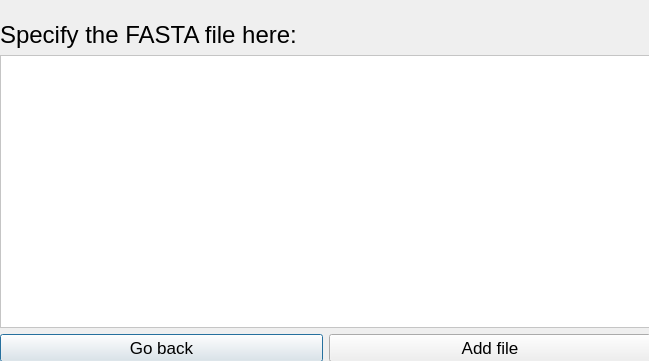
<?xml version="1.0" encoding="UTF-8"?>
<ui version="4.0">
 <class>secDialog</class>
 <widget class="QDialog" name="secDialog">
  <property name="geometry">
   <rect>
    <x>0</x>
    <y>0</y>
    <width>649</width>
    <height>361</height>
   </rect>
  </property>
  <property name="windowTitle">
   <string>Dialog</string>
  </property>
  <property name="styleSheet">
   <string notr="true"/>
  </property>
  <widget class="QLabel" name="label">
   <property name="geometry">
    <rect>
     <x>550</x>
     <y>0</y>
     <width>91</width>
     <height>41</height>
    </rect>
   </property>
   <property name="text">
    <string/>
   </property>
   <property name="pixmap">
    <pixmap resource="logo.qrc">:/:/logos/HELIX2_negatief.png</pixmap>
   </property>
   <property name="scaledContents">
    <bool>true</bool>
   </property>
  </widget>
  <widget class="QWidget" name="">
   <property name="geometry">
    <rect>
     <x>0</x>
     <y>21</y>
     <width>651</width>
     <height>341</height>
    </rect>
   </property>
   <layout class="QGridLayout" name="gridLayout">
    <item row="0" column="0" colspan="2">
     <widget class="QLabel" name="label_2">
      <property name="font">
       <font>
        <pointsize>18</pointsize>
       </font>
      </property>
      <property name="text">
       <string>Specify the FASTA file here:</string>
      </property>
     </widget>
    </item>
    <item row="1" column="0" colspan="2">
     <widget class="QPlainTextEdit" name="plainTextEdit">
      <property name="styleSheet">
       <string notr="true">background-color: white;
</string>
      </property>
     </widget>
    </item>
    <item row="2" column="0">
     <widget class="QPushButton" name="pushButton">
      <property name="font">
       <font>
        <family>Helvetica</family>
        <pointsize>13</pointsize>
       </font>
      </property>
      <property name="styleSheet">
       <string notr="true"/>
      </property>
      <property name="text">
       <string>Go back</string>
      </property>
      <property name="autoDefault">
       <bool>true</bool>
      </property>
      <property name="default">
       <bool>false</bool>
      </property>
      <property name="flat">
       <bool>false</bool>
      </property>
     </widget>
    </item>
    <item row="2" column="1">
     <widget class="QPushButton" name="ADD">
      <property name="font">
       <font>
        <family>Helvetica</family>
        <pointsize>13</pointsize>
       </font>
      </property>
      <property name="styleSheet">
       <string notr="true"/>
      </property>
      <property name="text">
       <string>Add file</string>
      </property>
      <property name="autoDefault">
       <bool>true</bool>
      </property>
      <property name="default">
       <bool>false</bool>
      </property>
      <property name="flat">
       <bool>false</bool>
      </property>
     </widget>
    </item>
   </layout>
  </widget>
  <zorder>pushButton</zorder>
  <zorder>label</zorder>
  <zorder>label_2</zorder>
  <zorder>plainTextEdit</zorder>
  <zorder>label_2</zorder>
  <zorder>ADD</zorder>
 </widget>
 <resources>
  <include location="logo.qrc"/>
 </resources>
 <connections/>
</ui>
